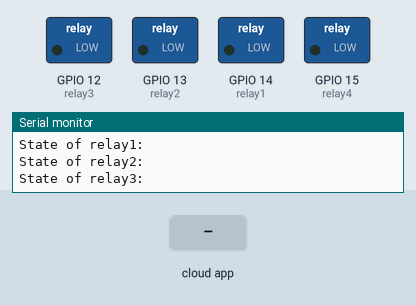
Simulated run of this sketch. Board: ESP8266 (NodeMCU). Parts: switched loads named in the sketch (green lamp = pin HIGH), the last lines printed to the serial monitor. The test bench sets the inputs (shaded band). WiFi joins after 1.5 s; servers stay silent unless stated; the Firebase database answers and starts empty.

Above: at 2.7 s.
2.8 s: the phone or cloud app sets relay1 to off
At 3.4 s:
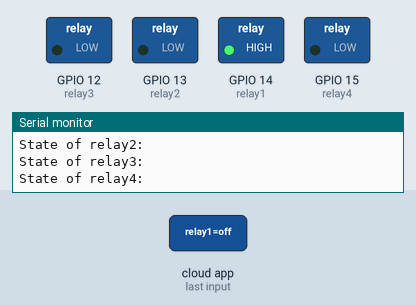
4.3 s: the phone or cloud app sets relay2 to off
At 5.6 s:
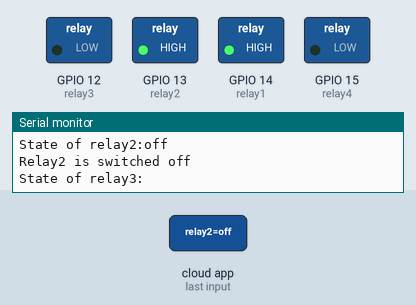
6.3 s: the phone or cloud app sets relay1 to on
At 7.5 s:
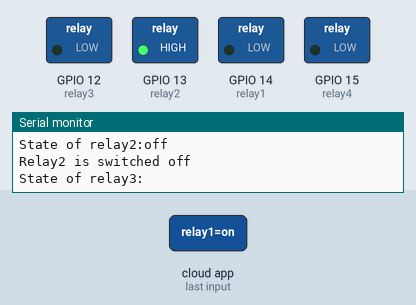
7.9 s: the phone or cloud app sets relay3 to off
At 8.8 s:
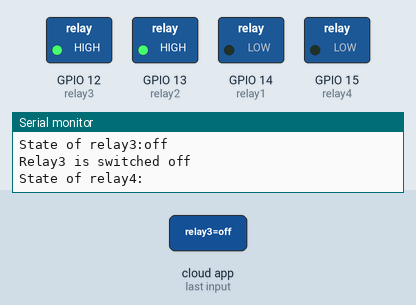
9.4 s: the phone or cloud app sets relay4 to off
At 11.0 s:
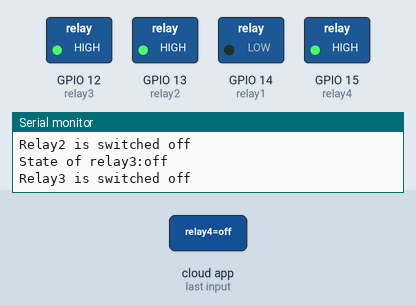
11.4 s: the phone or cloud app sets relay2 to on
At 12.3 s:
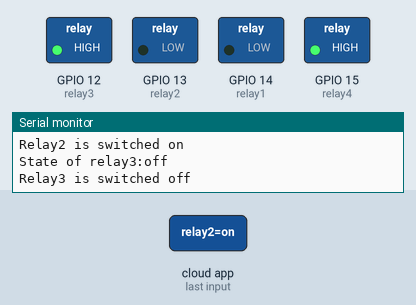
Timing chart, 0 to 13.9 s (numbered marks = the images above; inputs shaded):
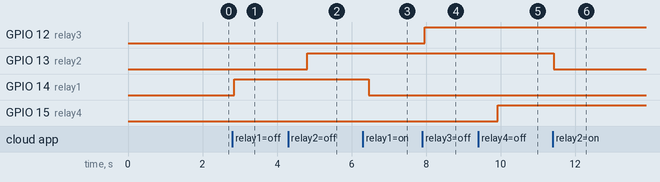

Measured:
- after the input at 2.8 s, GPIO 14 (relay1): LOW → HIGH after 0.06 s
- after the input at 4.3 s, GPIO 13 (relay2): LOW → HIGH after 0.51 s
- after the input at 6.3 s, GPIO 14 (relay1): HIGH → LOW after 0.16 s
- after the input at 7.9 s, GPIO 12 (relay3): LOW → HIGH after 0.06 s
- after the input at 9.4 s, GPIO 15 (relay4): LOW → HIGH after 0.52 s
- after the input at 11.4 s, GPIO 13 (relay2): HIGH → LOW at once

The sketch:

runner.ino
```cpp
//in this sketch I will be connectin node mcu to a firebase real time database for storing and readning data
//change the frequency of your network to 2.4 ghz in order to connect node mcu
#include<FirebaseESP8266.h>
#include<ESP8266WiFi.h>
//Provide the token generation process info.
#include "addons/TokenHelper.h"
//Provide the RTDB payload printing info and other helper functions.
#include "addons/RTDBHelper.h"
#define WIFI_SSID "Heavy Driver"
#define WIFI_PASSWORD "maakabhosda"
#define FIREBASE_AUTH "J7zZWSjFYt1VW2h3Y6SgGz8JW7okCe1qrYYEnEe0"
#define FIREBASE_HOST "channel-relay-control-3a865-default-rtdb.asia-southeast1.firebasedatabase.app/"
FirebaseData firebaseData;
FirebaseJson json;
const int relay1=14;
const int relay2=13;
const int relay3=12;
const int relay4=15;

void setup() {
  Serial.begin(115200);


  WiFi.begin(WIFI_SSID, WIFI_PASSWORD);
  Serial.print("Connecting to Wi-Fi");
  while (WiFi.status() != WL_CONNECTED)
  {
    Serial.print(".");
    delay(300);
  }
   pinMode(relay1,OUTPUT);
   pinMode(relay2,OUTPUT);
   pinMode(relay3,OUTPUT);
   pinMode(relay4,OUTPUT);
   Serial.println();
   Serial.print("Connected with IP: ");
   Serial.println(WiFi.localIP());
   Serial.println();

   Firebase.begin(FIREBASE_HOST, FIREBASE_AUTH);
  }

void loop() {

//Serial.println("Roopa ki maa ka bhosda");
    relay1Controller();
    relay2Controller();
    relay3Controller();
    relay4Controller();
}

//since we have only 4 chaneel relay modules therfore writing four controlling functions
void relay1Controller(){

    if (Firebase.getString(firebaseData, "/channels/-MwXFv-SgN8ETFYTML4A/relay1")){
    Serial.print("State of relay1:");
    Serial.println(firebaseData.stringData());
    if(firebaseData.stringData() == "off")
    {
      Serial.println("Relay1 is switched off");
      digitalWrite(relay1,HIGH);
      }
      else if(firebaseData.stringData() == "on")
      {
        Serial.println("Relay1 is switched on");
        digitalWrite(relay1,LOW);
        }

     }

  }

void relay2Controller(){

    if (Firebase.getString(firebaseData, "/channels/-MwXFv1emQuelnjifQtb/relay2")){
    Serial.print("State of relay2:");
    Serial.println(firebaseData.stringData());
    if(firebaseData.stringData() == "off")
    {
      Serial.println("Relay2 is switched off");
      digitalWrite(relay2,HIGH);
      }
      else if(firebaseData.stringData() == "on")
      {
        Serial.println("Relay2 is switched on");
        digitalWrite(relay2,LOW);
        }

     }

  }
  void relay3Controller(){

    if (Firebase.getString(firebaseData, "/channels/-MwXFv3eKge9wUK9CDVq/relay3")){
    Serial.print("State of relay3:");
    Serial.println(firebaseData.stringData());
    if(firebaseData.stringData() == "off")
    {
      Serial.println("Relay3 is switched off");
      digitalWrite(relay3,HIGH);
      }
      else if(firebaseData.stringData() == "on")
      {
        Serial.println("Relay3 is switched on");
        digitalWrite(relay3,LOW);
        }

     }

  }
  void relay4Controller(){

    if (Firebase.getString(firebaseData, "/channels/-MwXFv66FXrzlm8oncNM/relay4")){
    Serial.print("State of relay4:");
    Serial.println(firebaseData.stringData());
    if(firebaseData.stringData() == "off")
    {
      Serial.println("Relay4 is switched off");
      digitalWrite(relay4,HIGH);
      }
      else if(firebaseData.stringData() == "on")
      {
        Serial.println("Relay4 is switched on");
        digitalWrite(relay4,LOW);
        }

     }

  }
```
